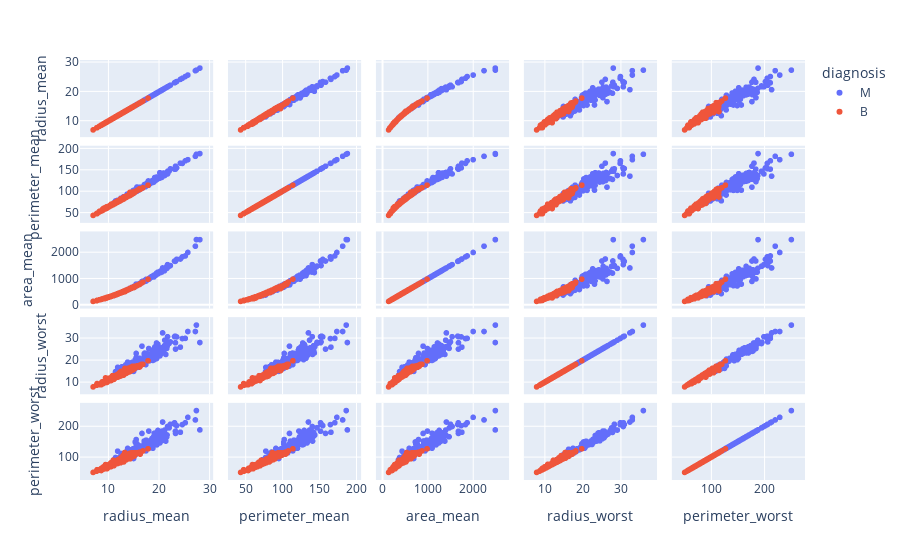

The notebook cell this image was saved under:
### Code cell
# with color, we specify the column based on whose values we want to assign colors in our plot
# with dimensions, we choose the columns we want to run the scatter plots against
fig = px.scatter_matrix(selected_df, color='diagnosis', dimensions=['radius_mean', 'perimeter_mean', 'area_mean', 'radius_worst', 'perimeter_worst'])

#adjusting height for proper viewing
fig.update_layout(height=800)
fig.show()

### Figure 1 — Plotly figure (JSON) as saved in the notebook; plotly's stock layout.template omitted (floating-point values rounded to 4 significant figures; data arrays with more than 128 entries replaced by an {"elided": "..."} marker saying what was removed)
{"data": [{"dimensions": [{"axis": {"matches": true}, "label": "radius_mean", "values": {"elided": "212 float values"}}, {"axis": {"matches": true}, "label": "perimeter_mean", "values": {"elided": "212 float values"}}, {"axis": {"matches": true}, "label": "area_mean", "values": {"elided": "212 float values"}}, {"axis": {"matches": true}, "label": "radius_worst", "values": {"elided": "212 float values"}}, {"axis": {"matches": true}, "label": "perimeter_worst", "values": {"elided": "212 float values"}}], "hovertemplate": "diagnosis=M<br>%{xaxis.title.text}=%{x}<br>%{yaxis.title.text}=%{y}<extra></extra>", "legendgroup": "M", "marker": {"color": "#636efa", "symbol": "circle"}, "name": "M", "showlegend": true, "type": "splom"}, {"dimensions": [{"axis": {"matches": true}, "label": "radius_mean", "values": {"elided": "357 float values"}}, {"axis": {"matches": true}, "label": "perimeter_mean", "values": {"elided": "357 float values"}}, {"axis": {"matches": true}, "label": "area_mean", "values": {"elided": "357 float values"}}, {"axis": {"matches": true}, "label": "radius_worst", "values": {"elided": "357 float values"}}, {"axis": {"matches": true}, "label": "perimeter_worst", "values": {"elided": "357 float values"}}], "hovertemplate": "diagnosis=B<br>%{xaxis.title.text}=%{x}<br>%{yaxis.title.text}=%{y}<extra></extra>", "legendgroup": "B", "marker": {"color": "#EF553B", "symbol": "circle"}, "name": "B", "showlegend": true, "type": "splom"}], "layout": {"autosize": true, "dragmode": "select", "legend": {"title": {"text": "diagnosis"}, "tracegroupgap": 0}, "margin": {"t": 60}, "xaxis": {"autorange": true, "range": [4.941, 30.15], "type": "linear"}, "xaxis2": {"autorange": true, "range": [29.82, 202.5], "type": "linear"}, "xaxis3": {"autorange": true, "range": [-84.15, 2729.0], "type": "linear"}, "xaxis4": {"autorange": true, "range": [5.216, 38.75], "type": "linear"}, "xaxis5": {"autorange": true, "range": [31.02, 270.6], "type": "linear"}, "yaxis": {"autorange": true, "range": [4.941, 30.15], "type": "linear"}, "yaxis2": {"autorange": true, "range": [29.82, 202.5], "type": "linear"}, "yaxis3": {"autorange": true, "range": [-84.15, 2729.0], "type": "linear"}, "yaxis4": {"autorange": true, "range": [5.216, 38.75], "type": "linear"}, "yaxis5": {"autorange": true, "range": [31.02, 270.6], "type": "linear"}}}
